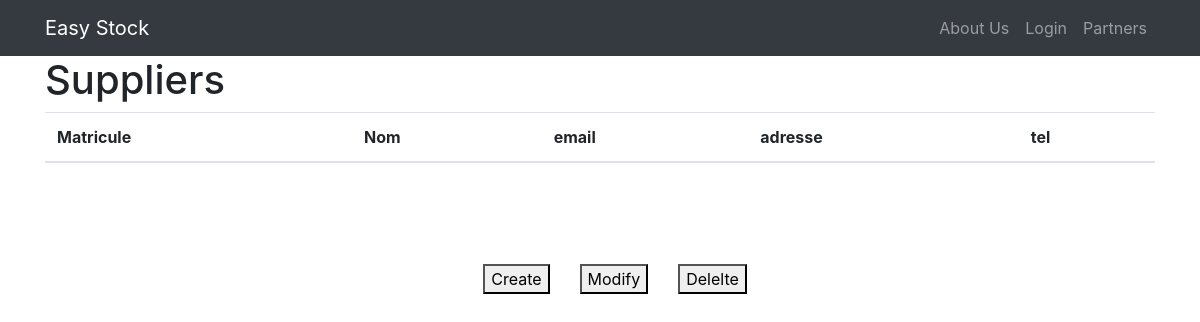
Page /supplier on the earlier database version.
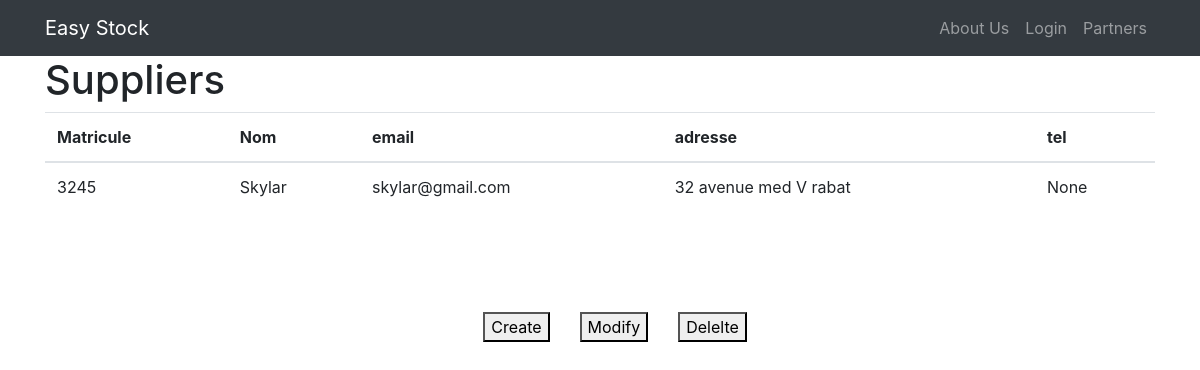
Same page on the later database version.
### tables this page shows
CREATE TABLE supplier (
                    Matricule INTEGER PRIMARY KEY,
                    name TEXT,
                    email TEXT UNIQUE,
                    adresse TEXT,
                    Tel INTEGER UNIQUE
                );

### auth.py (the view)
@auth.route('/supplier')
def Suppliers():
    conn = sqlite3.connect('database.db')
    cursor = conn.cursor()
    cursor.execute("SELECT * FROM supplier")
    data = cursor.fetchall()
    conn.close()
    return render_template('supplier.html', suppliers=data)

### templates/supplier.html (shortened to what this page needs)
{% extends "base.html" %}
{% block content %}
<div class="container">
  <h1>Suppliers</h1>
  <table class="table">
    <thead>
      <tr>
        <th>Matricule</th>
        <th>Nom</th>
        <th>email</th>
        <th>adresse</th>
        <th>tel</th>
      </tr>
    </thead>
    <tbody>
      {% for supplier in suppliers %}
      <tr>
        <td>{{ supplier[0] }}</td>
        <td>{{ supplier[1] }}</td>
        <td>{{ supplier[2] }}</td>
        <td>{{ supplier[3] }}</td>
        <td>{{ supplier[4] }}</td>
      </tr>
      {% endfor %}
    </tbody>
  </table>
</div>
<div class="menu-container">
    <button class="menu-button" onclick="addsupplier()">Create</button>
    <button class="menu-button">Modify</button>
    <button class="menu-button">Delelte</button>
</div>
{% endblock %}

Differences in the rows shown:
added supplier: Matricule "3245", name "Skylar", email "skylar@gmail.com", adresse "32 avenue med V rabat", supplier "None"
